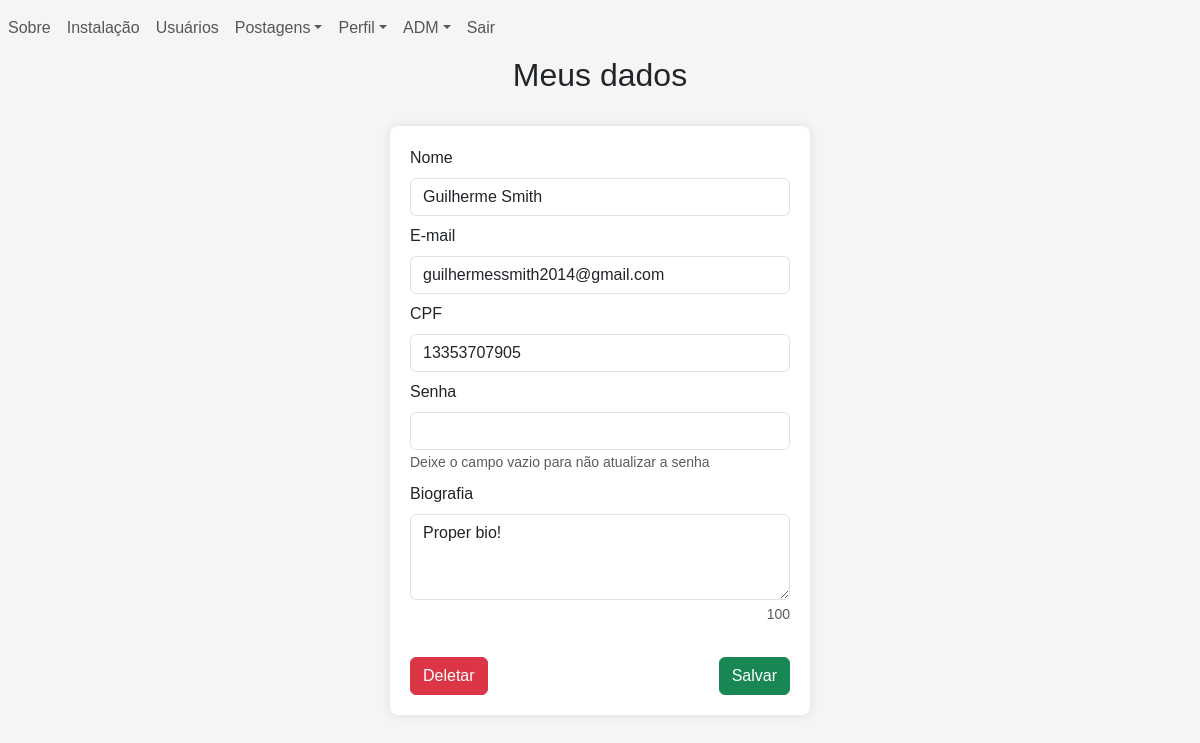
The app's page /users/crud/my_data.php (signed in) with its own data.
### tables this page shows
CREATE TABLE users (
    id INTEGER PRIMARY KEY AUTOINCREMENT,
    username VARCHAR(255) NOT NULL,
    email VARCHAR(255) NOT NULL UNIQUE,
    cpf VARCHAR(11) NOT NULL UNIQUE,
    created_at DATETIME DEFAULT CURRENT_TIMESTAMP,
    updated_at DATETIME
, pass VARCHAR(255) NOT NULL, bio VARCHAR(100), logged_at TIMESTAMP, adm boolean DEFAULT false);

### users/crud/my_data.php (the view, shortened to what this page needs)
<?php
    $db = db_conn();
    $result = $db->query('SELECT * FROM my_data WHERE id = '.$_SESSION['user']['id']);
    $my_data = $result->fetchArray(SQLITE3_ASSOC);
?>
<!DOCTYPE html>
<html lang="en">
    <head>
        <?php require SRC_URL."front/head.php" ?>
    </head>
    <body>
        <?php require SRC_URL."front/navbar.php" ?>
        <div class = "text-center">
            <h2>Meus dados</h2>
        </div>
        <form class = "container form-container" action="update_user.php" method = "POST" autocomplete = "off">
            <div class = "form-group">
                <label for="username-input" class = "form-label">Nome</label>
                <input type="text" id = "username-input" name = "username" class = "form-control" value = "<?php echo isset($_SESSION['update']["username"]) ? $_SESSION['update']["username"] : $my_data['username'] ?>" required>
            </div>
            <div class = "form-group">
                <label for="email-input" class = "form-label">E-mail</label>
                <input type="email" id = "email-input" name = "email" class = "form-control" value = "<?php echo isset($_SESSION['update']["email"]) ? $_SESSION['update']["email"] : $my_data['email'] ?>" required>
            </div>
            <div class = "form-group">
                <label for="cpf-input" class = "form-label">CPF</label>
                <input type="text" id = "cpf-input" name = "cpf" class = "form-control" value = "<?php echo isset($_SESSION['update']["cpf"]) ? $_SESSION['update']["cpf"] : $my_data['cpf'] ?>" required>
            </div>
            <div class = "form-group">
                <label for="pass-input" class = "form-label">Senha</label>
                <input type="password" id = "pass-input" name = "pass" class = "form-control" value = "<?php echo isset($_SESSION['update']["pass"]) ? $_SESSION['update']["pass"] : "" ?>" >
                <small class = "form-text text-muted" >
                    Deixe o campo vazio para não atualizar a senha
                </small>
                <br>
            </div>
            <div class = "form-group">
                <label for="bio-input" class = "form-label">Biografia</label>
                <textarea name="bio" id="bio-input" cols="30" rows="3" class = "form-control" maxlength = "100" oninput = "limitLength(100,'bio-feedback')" ><?php echo isset($_SESSION['update']["bio"]) ? $_SESSION['update']['bio'] : $my_data['bio'] ?></textarea>
                <small id = "bio-feedback" class = "form-text text-muted" style="display: block;text-align: right">
                    100
                </small>
                <br>
            </div>
            <div class = "row" >
                <div class = "col-lg-3 col-md-4 col-sm-12" style = "text-align: left">
                    <a class = "btn btn-danger" href="delete_user.php?id=<?php echo $my_data['id'] ?>">Deletar</a>
                </div>
                <div class = "col-lg-6 col-md-4 col-sm-12" style = "text-align: center">
                </div>
                <div class = "col-lg-3 col-md-4 col-sm-12" style = "text-align: right">
                    <button type = "submit" class = "btn btn-success">Salvar</button>
                </div>
            </div>
        </form>
    </body>
</html>

### main/index.css (style rules this page uses)
form { margin: auto; padding: 0.5rem; }
form .form-group { margin-bottom: 0.5rem; }
.form-container { position: relative; width: 35%; overflow: visible; }
body { font-family: Arial, sans-serif; background-color: #f5f5f5; margin: 0; }
.table-container, .container { margin: 2rem auto; padding: 20px; background-color: #fff; box-shadow: 0 0 10px rgba(0, 0, 0, 0.1); border-radius: 8px; }
.container { max-width: 80%; }
a { color: #007BFF; text-decoration: none; }
a.btn, .nav-link { text-decoration: none; }

### records on screen
users: username "Guilherme Smith", email "guilhermessmith2014@gmail.com", cpf "13353707905", bio "Proper bio!"

### other values on screen
$text "Sobre Instalação Usuários Sair"
$text "Postagens Perfil ADM"
